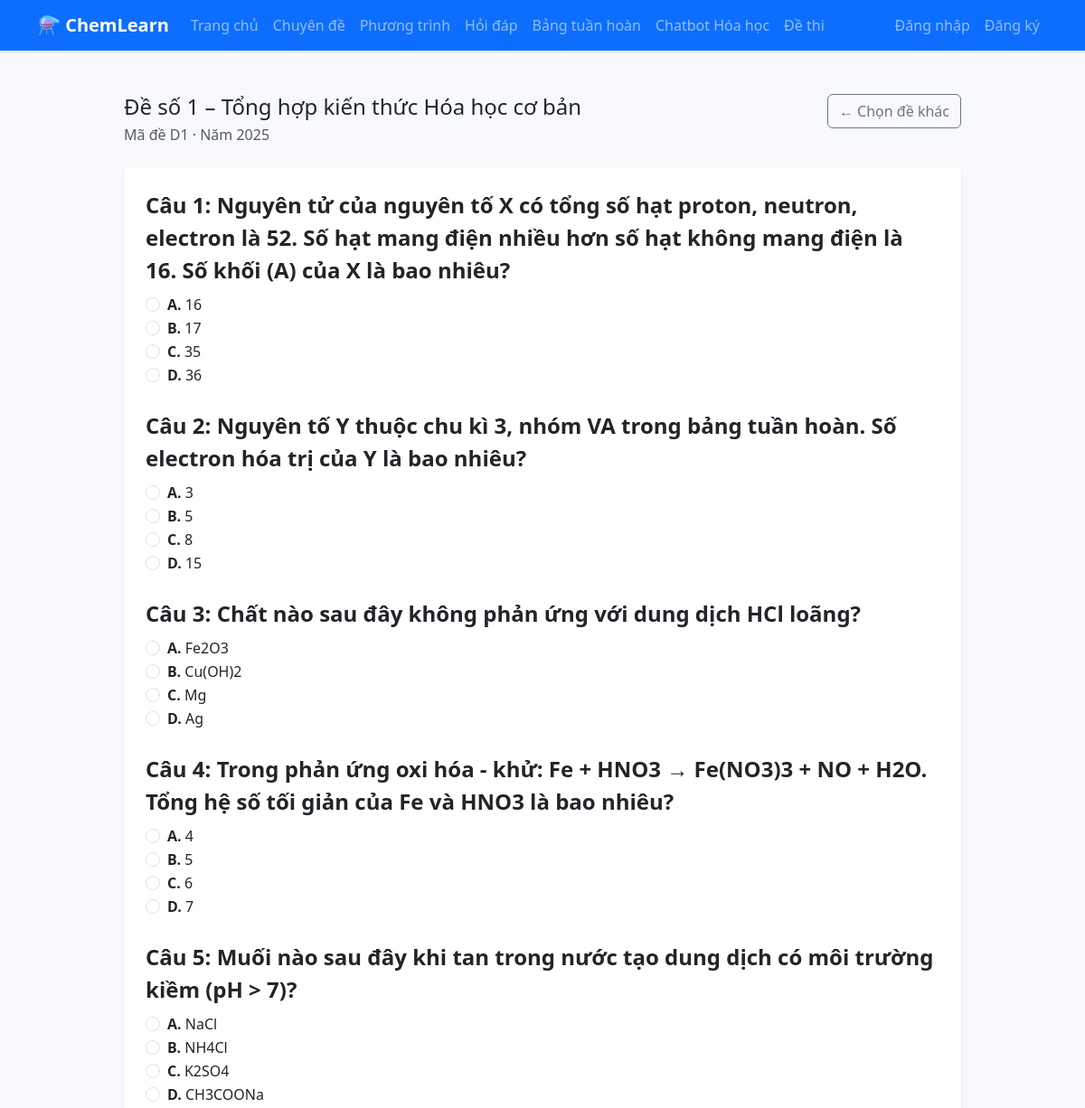
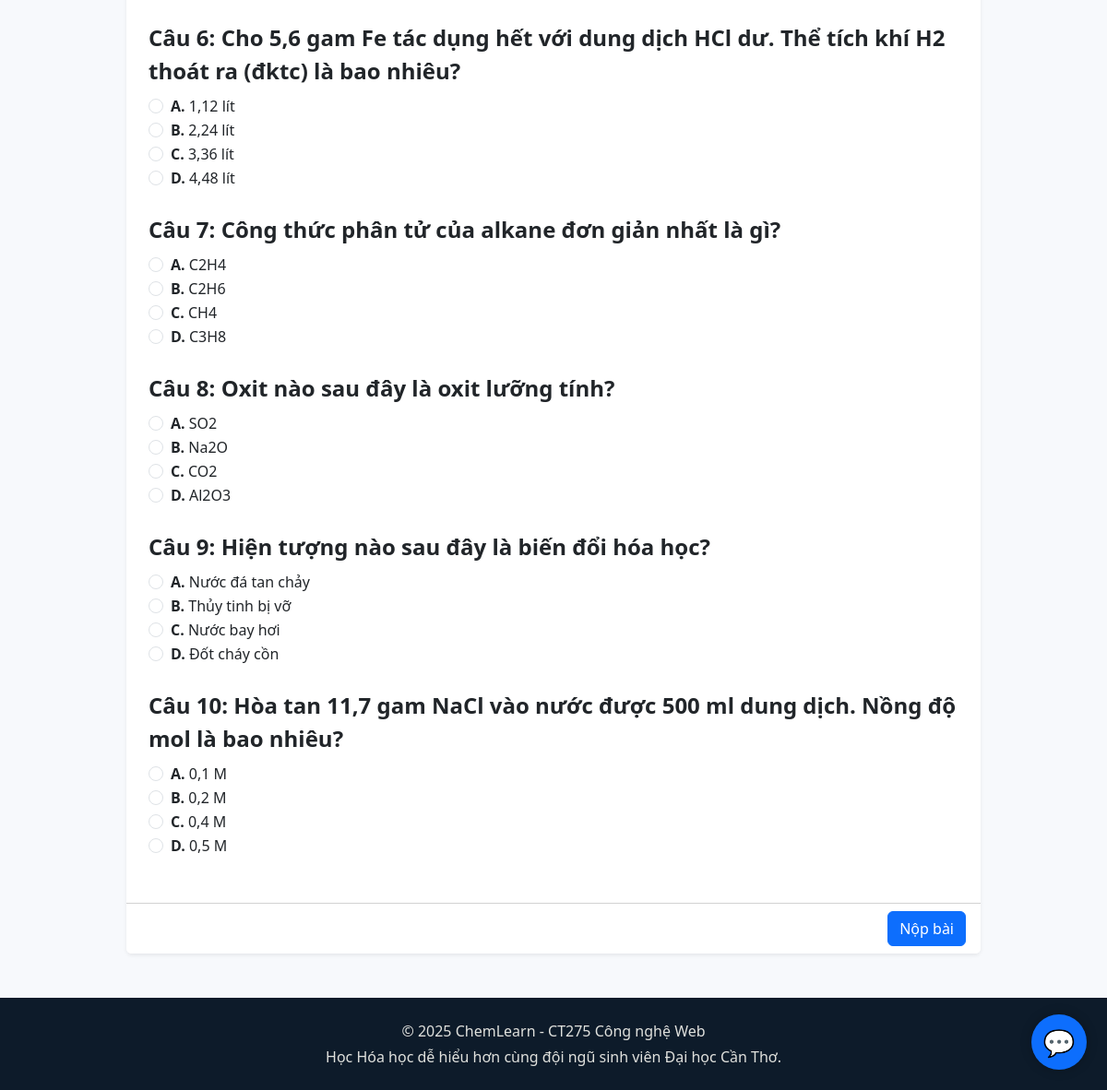
The page /de_thi.php?id=2 on the database its author committed (2 pictures, top to bottom).
### tables this page shows
CREATE TABLE IF NOT EXISTS de_thi (
  id INT AUTO_INCREMENT PRIMARY KEY,
  ten_de VARCHAR(255) NOT NULL,
  nguon VARCHAR(255),
  mo_ta TEXT,
  ma_de VARCHAR(50),
  nam INT,
  ngay_tao DATETIME DEFAULT CURRENT_TIMESTAMP
);

CREATE TABLE IF NOT EXISTS cau_hoi_de_thi (
  id INT AUTO_INCREMENT PRIMARY KEY,
  de_thi_id INT NOT NULL,
  noi_dung TEXT NOT NULL,
  dapan_a TEXT,
  dapan_b TEXT,
  dapan_c TEXT,
  dapan_d TEXT,
  dap_an CHAR(1),
  FOREIGN KEY (de_thi_id) REFERENCES de_thi(id) ON DELETE CASCADE
);

### chemlean/controllers/BaseController.php (called while the page is built, shortened)
<?php
class BaseController
{
    protected function render(string $view, array $data = []): void
    {
        extract($data, EXTR_SKIP);
        include BASE_PATH . '/views/layout/header.php';
        include BASE_PATH . '/views/' . $view . '.php';
        include BASE_PATH . '/views/layout/footer.php';
    }
}

### chemlean/controllers/DeThiController.php (called while the page is built, shortened)
<?php
class DeThiController extends BaseController
{
    private DeThi $deThiModel;
    private CauHoiDeThi $cauHoiDeThiModel;
    public function __construct()
    {
        $this->deThiModel = new DeThi();
        $this->cauHoiDeThiModel = new CauHoiDeThi();
    }
    public function index(): void
    {
        $examId = isset($_GET['id']) ? (int)$_GET['id'] : null;
        $exam = $this->deThiModel->find($examId);
        $questions = $this->cauHoiDeThiModel->forExam($examId);
        $results = [];
        $score = null;
        $message = null;
        $showAnswers = false;
        $this->render('dethi/take', [
            'title' => $exam['ten_de'] ?? 'Đề thi',
            'exam' => $exam,
            'questions' => $questions,
            'results' => $results,
            'score' => $score,
            'message' => $message,
            'showAnswers' => $showAnswers,
        ]);
    }
}

### de_thi.php (called while the page is built, shortened)
<?php
require __DIR__ . '/bootstrap.php';
$controller = new DeThiController();
$controller->index();

### chemlean/config/config.php (called while the page is built, shortened)
<?php
class Database
{
    private static ?PDO $instance = null;
    public static function getInstance(): PDO
    {
        if (self::$instance === null) {
            $dbHost = $_ENV['CHEMLEARN_DB_HOST'] ?? 'localhost';
            $dbName = $_ENV['CHEMLEARN_DB_NAME'] ?? 'chemlearn';
            $dbUser = $_ENV['CHEMLEARN_DB_USER'] ?? 'root';
            $dbPass = $_ENV['CHEMLEARN_DB_PASS'] ?? '';
            $charset = 'utf8mb4';
            $dsn = sprintf('mysql:host=%s;dbname=%s;charset=%s', $dbHost, $dbName, $charset);
            try {
                self::$instance = new PDO($dsn, $dbUser, $dbPass, [
                    PDO::ATTR_ERRMODE => PDO::ERRMODE_EXCEPTION,
                    PDO::ATTR_DEFAULT_FETCH_MODE => PDO::FETCH_ASSOC,
                    PDO::ATTR_EMULATE_PREPARES => false,
                ]);
            } catch (PDOException $exception) {
                throw new PDOException(
                    'Không thể kết nối cơ sở dữ liệu: ' . $exception->getMessage(),
                    (int) $exception->getCode(),
                    $exception
                );
            }
        }
        return self::$instance;
    }
}

### chemlean/models/BaseModel.php (called while the page is built, shortened)
<?php
abstract class BaseModel
{
    protected ?PDO $db = null;
    protected bool $connected = false;
    public function __construct()
    {
        try {
            $this->db = Database::getInstance();
            $this->connected = true;
        } catch (PDOException $exception) {
            $this->db = null;
            $this->connected = false;
            if (session_status() === PHP_SESSION_ACTIVE && empty($_SESSION['flash_message'])) {
                $_SESSION['flash_message'] = 'Không thể kết nối cơ sở dữ liệu. Một số tính năng có thể bị hạn chế.';
            }
        }
    }
    protected function hasConnection(): bool
    {
        return $this->connected && $this->db instanceof PDO;
    }
    protected function requireConnection(): PDO
    {
        return $this->db;
    }
}

### chemlean/models/DeThi.php (called while the page is built, shortened)
<?php
class DeThi extends BaseModel
{
    public function find(int $id): ?array
    {
        $statement = $this->requireConnection()->prepare('SELECT * FROM de_thi WHERE id = :id LIMIT 1');
        $statement->bindValue(':id', $id, \PDO::PARAM_INT);
        $statement->execute();
        $result = $statement->fetch();
        return $result !== false ? $result : null;
    }
}

### bootstrap.php (called while the page is built, shortened)
<?php
require BASE_PATH . '/config/config.php';
if (!function_exists('app_url')) {
    function app_url(string $path = ''): string
    {
        $base = APP_BASE_URL;
        $base = $base === '/' ? '' : rtrim($base, '/');
        $path = ltrim($path, '/');
        if ($path === '') {
            return $base === '' ? '/' : $base;
        }
        return ($base === '' ? '' : $base) . '/' . $path;
    }
}

### chemlean/models/CauHoiDeThi.php (called while the page is built, shortened)
<?php
class CauHoiDeThi extends BaseModel
{
    public function forExam(int $examId): array
    {
        $statement = $this->requireConnection()->prepare('SELECT * FROM cau_hoi_de_thi WHERE de_thi_id = :id ORDER BY id');
        $statement->bindValue(':id', $examId, \PDO::PARAM_INT);
        $statement->execute();
        return $statement->fetchAll();
    }
}

### chemlean/views/dethi/take.php (the view, shortened to what this page needs)
<div class="row justify-content-center">
    <div class="col-lg-10">
        <div class="d-flex justify-content-between align-items-start mb-4">
            <div>
                <h1 class="h4 mb-1"><?= h($exam['ten_de'] ?? 'Đề thi'); ?></h1>
                <p class="text-muted mb-0">Mã đề <?= h($exam['ma_de'] ?? 'N/A'); ?> · Năm <?= h($exam['nam'] ?? ''); ?></p>
            </div>
            <a href="<?= app_url('de_thi.php'); ?>" class="btn btn-outline-secondary">← Chọn đề khác</a>
        </div>
        <form method="post" class="card border-0 shadow-sm">
            <div class="card-body p-4">
                <?php if (empty($questions)): ?>
                    <p class="text-muted">Đề thi chưa có câu hỏi. Vui lòng quay lại sau.</p>
                <?php else: ?>
                    <?php foreach ($questions as $index => $question): ?>
                        <?php $questionId = (int)$question['id']; ?>
                        <fieldset class="mb-4">
                            <legend class="fw-semibold">Câu <?= $index + 1; ?>: <?= h($question['noi_dung']); ?></legend>
                            <?php
                            $options = [
                                'A' => $question['dapan_a'],
                                'B' => $question['dapan_b'],
                                'C' => $question['dapan_c'],
                                'D' => $question['dapan_d'],
                            ];
                            ?>
                            <?php foreach ($options as $key => $option): ?>
                                <?php $inputId = 'e' . $questionId . $key; ?>
                                <?php $selected = $results[$questionId]['userAnswer'] ?? ''; ?>
                                <div class="form-check">
                                    <input class="form-check-input" type="radio" name="answers[<?= $questionId; ?>]" id="<?= h($inputId); ?>" value="<?= h($key); ?>" <?= $selected === $key ? 'checked' : ''; ?>>
                                    <label class="form-check-label" for="<?= h($inputId); ?>">
                                        <strong><?= h($key); ?>.</strong> <?= h($option); ?>
                                    </label>
                                </div>
                            <?php endforeach; ?>
                        </fieldset>
                    <?php endforeach; ?>
                <?php endif; ?>
            </div>
            <div class="card-footer bg-white text-end">
                <button type="submit" class="btn btn-primary">Nộp bài</button>
            </div>
        </form>
    </div>
</div>

### chemlean/public/css/style.css (style rules this page uses)
body { font-family: 'Segoe UI', Tahoma, Geneva, Verdana, sans-serif; background-color: #f7f9fc; }

### chemlean/public/css/periodic-table.css (style rules this page uses)
:root { --kiem: #64b5f6; --kiem-tho: #ef9a9a; --chuyen: #b39ddb; --hau: #a5d6a7; --a-kim: #ffd54f; --phi-kim: #90caf9; --halogen: #f48fb1; --khi-hiem: #80deea; --lantan: #ffe082; --actin: #ffcc80; --unk: #cfd8dc; }

### rows shown on the page
de_thi: ten_de "Đề số 1 – Tổng hợp kiến thức Hóa học cơ bản", ma_de "D1", nam "2025"
cau_hoi_de_thi: noi_dung "Nguyên tử của nguyên tố X có tổng số hạt proton, neutron, electron là 52. Số hạt mang điện nhiều hơn số hạt không mang điện là 16. Số khối (A) của X là bao nhiêu?", id "☐ A. 16", key "A", dapan_a "16", id "☐ B. 17", key "B", dapan_b "17", id "☐ C. 35", key "C", dapan_c "35", id "☐ D. 36", key "D", dapan_d "36"
cau_hoi_de_thi: noi_dung "Nguyên tố Y thuộc chu kì 3, nhóm VA trong bảng tuần hoàn. Số electron hóa trị của Y là bao nhiêu?", id "☐ A. 3", key "A", dapan_a "3", id "☐ B. 5", key "B", dapan_b "5", id "☐ C. 8", key "C", dapan_c "8", id "☐ D. 15", key "D", dapan_d "15"
cau_hoi_de_thi: noi_dung "Chất nào sau đây không phản ứng với dung dịch HCl loãng?", id "☐ A. Fe2O3", key "A", dapan_a "Fe2O3", id "☐ B. Cu(OH)2", key "B", dapan_b "Cu(OH)2", id "☐ C. Mg", key "C", dapan_c "Mg", id "☐ D. Ag", key "D", dapan_d "Ag"
cau_hoi_de_thi: noi_dung "Trong phản ứng oxi hóa - khử: Fe + HNO3 → Fe(NO3)3 + NO + H2O. Tổng hệ số tối giản của Fe và HNO3 là bao nhiêu?", id "☐ A. 4", key "A", dapan_a "4", id "☐ B. 5", key "B", dapan_b "5", id "☐ C. 6", key "C", dapan_c "6", id "☐ D. 7", key "D", dapan_d "7"
cau_hoi_de_thi: noi_dung "Muối nào sau đây khi tan trong nước tạo dung dịch có môi trường kiềm (pH > 7)?", id "☐ A. NaCl", key "A", dapan_a "NaCl", id "☐ B. NH4Cl", key "B", dapan_b "NH4Cl", id "☐ C. K2SO4", key "C", dapan_c "K2SO4", id "☐ D. CH3COONa", key "D", dapan_d "CH3COONa"
cau_hoi_de_thi: noi_dung "Cho 5,6 gam Fe tác dụng hết với dung dịch HCl dư. Thể tích khí H2 thoát ra (đktc) là bao nhiêu?", id "☐ A. 1,12 lít", key "A", dapan_a "1,12 lít", id "☐ B. 2,24 lít", key "B", dapan_b "2,24 lít", id "☐ C. 3,36 lít", key "C", dapan_c "3,36 lít", id "☐ D. 4,48 lít", key "D", dapan_d "4,48 lít"
cau_hoi_de_thi: noi_dung "Công thức phân tử của alkane đơn giản nhất là gì?", id "☐ A. C2H4", key "A", dapan_a "C2H4", id "☐ B. C2H6", key "B", dapan_b "C2H6", id "☐ C. CH4", key "C", dapan_c "CH4", id "☐ D. C3H8", key "D", dapan_d "C3H8"
cau_hoi_de_thi: noi_dung "Oxit nào sau đây là oxit lưỡng tính?", id "☐ A. SO2", key "A", dapan_a "SO2", id "☐ B. Na2O", key "B", dapan_b "Na2O", id "☐ C. CO2", key "C", dapan_c "CO2", id "☐ D. Al2O3", key "D", dapan_d "Al2O3"
cau_hoi_de_thi: noi_dung "Hiện tượng nào sau đây là biến đổi hóa học?", id "☐ A. Nước đá tan chảy", key "A", dapan_a "Nước đá tan chảy", id "☐ B. Thủy tinh bị vỡ", key "B", dapan_b "Thủy tinh bị vỡ", id "☐ C. Nước bay hơi", key "C", dapan_c "Nước bay hơi", id "☐ D. Đốt cháy cồn", key "D", dapan_d "Đốt cháy cồn"
cau_hoi_de_thi: noi_dung "Hòa tan 11,7 gam NaCl vào nước được 500 ml dung dịch. Nồng độ mol là bao nhiêu?", id "☐ A. 0,1 M", key "A", dapan_a "0,1 M", id "☐ B. 0,2 M", key "B", dapan_b "0,2 M", id "☐ C. 0,4 M", key "C", dapan_c "0,4 M", id "☐ D. 0,5 M", key "D", dapan_d "0,5 M"
